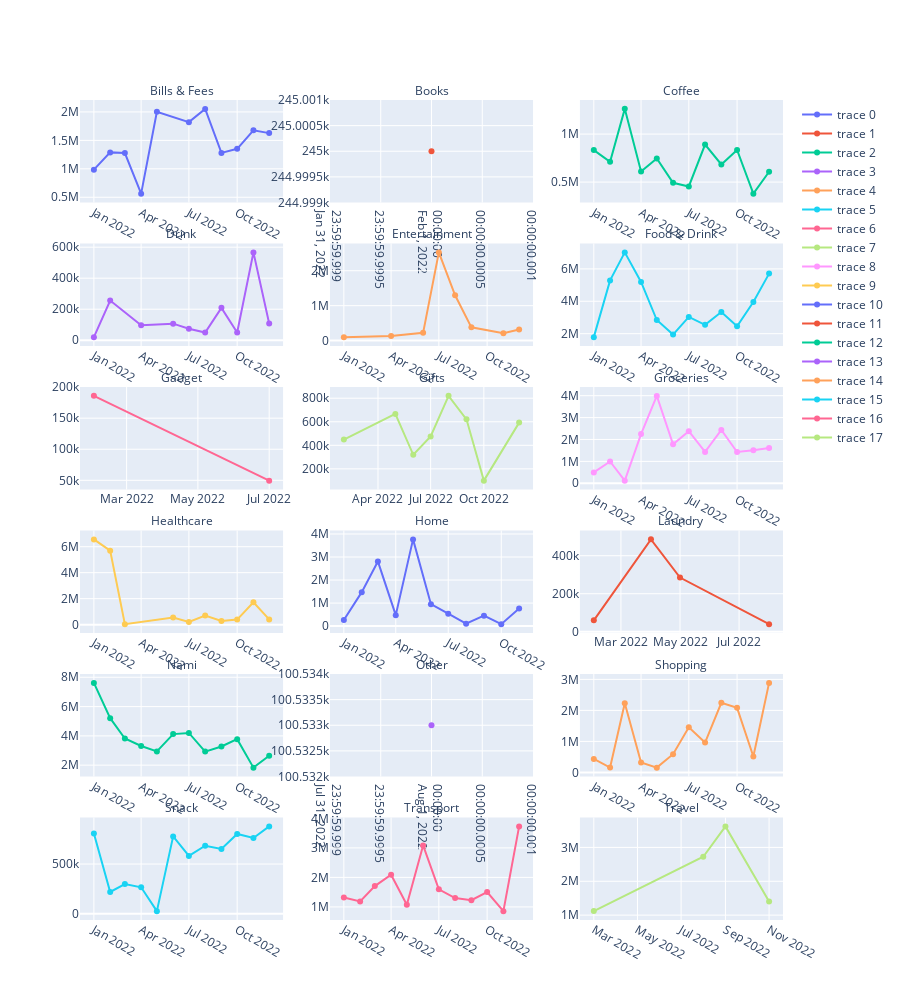

Notebook cell for this chart:
### Code cell
from plotly.subplots import make_subplots
import plotly.graph_objects as go

max_row = 6
max_col = 3
fig = make_subplots(rows=max_row, cols=max_col)
row, col = 1,1

for cat in category_list:
    temp = category_m[category_m.category==cat]
    fig.append_trace(go.Scatter(x=temp.trx_month.to_numpy(),
                                y=temp.amount.to_numpy()),
                     row=row, col=col)
    fig.add_annotation(xref="x domain",yref="y domain",x=0.5, y=1.2, showarrow=False,
                       text=cat, row=row, col=col)

    print(cat, row, col)
    if col<max_col:
        col+=1
    else:
        row+=1
        col=1
        
fig.update_layout(height=1000)

fig.show()
